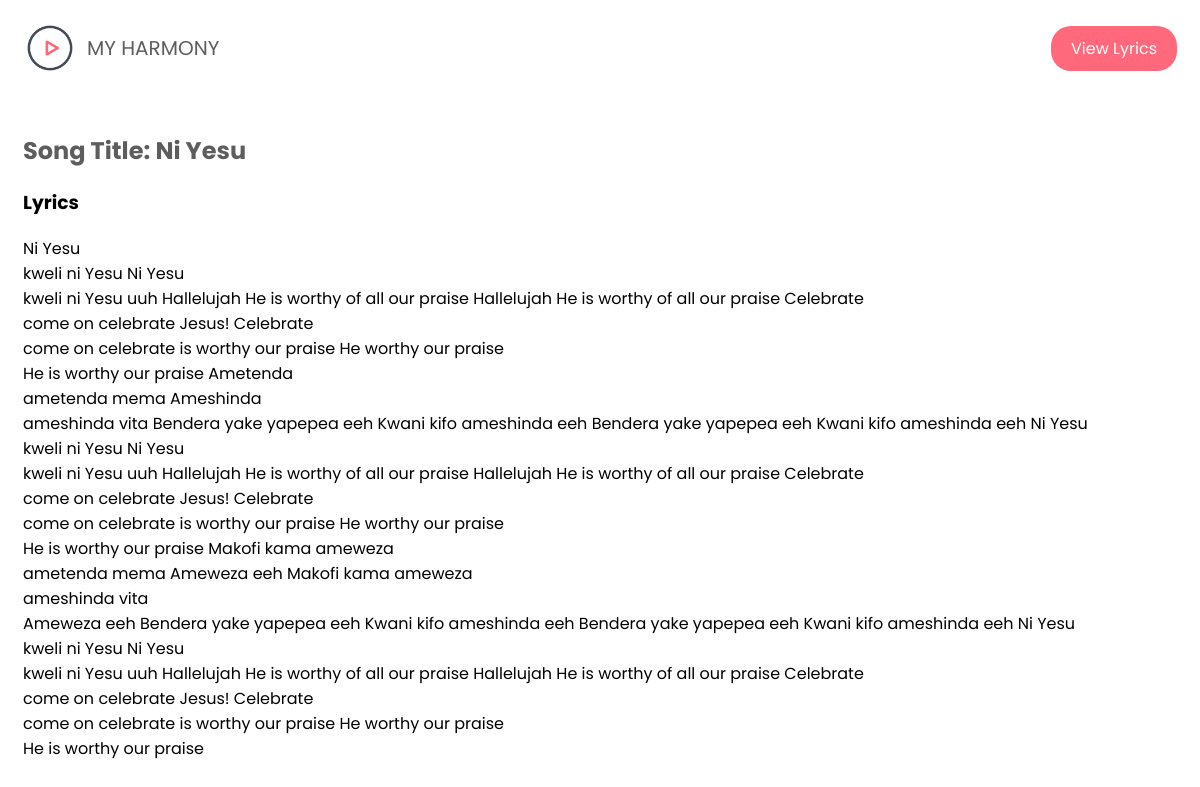
The page /song-details.php?id=8 on the database its author committed.
### tables this page shows
CREATE TABLE `songs` (
  `id` int(11) NOT NULL,
  `album_id` int(11) DEFAULT NULL,
  `title` varchar(255) NOT NULL,
  `lyrics` text DEFAULT NULL
);

### src/song-details.php (the view, shortened to what this page needs)
<?php
$config = include 'config.php';
$host = $config['DB_HOST'];
$username = $config['DB_USER'];
$password = $config['DB_PASSWORD'];
$database = $config['DB_DATABASE'];
$conn = new mysqli($host, $username, $password, $database);
if (isset($_GET['id'])) {
    $id = $_GET['id'];
    $result = $conn->query("SELECT * FROM songs WHERE id=$id");
    $song = $result->fetch_assoc();
} else {
    header('Location: index.php');
    exit();
}
?>
<!DOCTYPE html>
<html lang="en">
<head>
    <link rel="stylesheet" href="./assets/css/main.css">
</head>
<body>
    <div class="landing-page">
        <header id="navbar">
            <div class="container">
                <a href="./index.php" class="logo"><img src="./assets/images/favicon.ico" alt="logo">My Harmony</a>
                <ul class="links">
                    <a href="#lyrics">
                        <li>View Lyrics</li>
                    </a>
                </ul>
            </div>
        </header>
    </div>
    <section id="lyrics" class="details container">
        <h2>Song Title:
            <?php echo isset($song['title']) ? $song['title'] : 'Title not Available'; ?>
        </h2>
        <h3>Lyrics</h3>
        <p>
            <?php
            if (isset($song['lyrics'])) {
                $lyricsArray = array_map('trim', explode(", ", $song['lyrics']));
                $formattedLyrics = implode("<br>", $lyricsArray);
                echo $formattedLyrics;
            } else {
                echo 'Lyrics not Available';
            }
            ?>
        </p>
    </section>
</body>
</html>

### src/assets/css/main.css (style rules this page uses)
body { font-family: 'Poppins', sans-serif; }
a { text-decoration: none; }
ul { list-style: none; padding: 0; margin: 0; }
.container { padding-left: 15px; padding-right: 15px; margin-left: auto; margin-right: auto; }
@media (min-width: 768px) { .container { width: 750px; } }
@media (min-width: 992px) { .container { width: 970px; } }
@media (min-width: 1200px) { .container { width: 1170px; } }
.landing-page header { min-height: 80px; display: flex; }
.logo { display: flex; align-items: center; text-decoration: none; }
.logo img { height: 54px; width: 54px; margin-right: 10px; }
.landing-page header .container { display: flex; align-items: center; justify-content: space-between; }
.landing-page header .logo { color: #5d5d5d; text-transform: uppercase; font-size: 20px; }
.landing-page header .links { display: flex; align-items: center; }
.landing-page header .links li { margin-left: 30px; color: #5d5d5d; cursor: pointer; transition: .3s; }
.landing-page header .links li:last-child { border-radius: 20px; padding: 10px 20px; color: #FFF; background-color: #FF697B; }
.details { height: 100vh; padding-top: 25px; }
.details h2 { color: #5d5d5d; }

### rows shown on the page
songs: title "Ni Yesu", lyrics "Ni Yesu kweli ni Yesu Ni Yesu kweli ni Yesu uuh Hallelujah He is worthy of all our praise Hallelujah He is worthy of all our praise Celebrate come on celebrate Jesus! Celebrate come on celebrate is worthy our praise He worthy our praise He is worthy our praise Ametenda ametenda mema Ameshinda ameshinda vita Bendera yake yapepea eeh Kwani kifo ameshinda eeh Bendera yake yapepea eeh Kwani kifo ameshinda eeh Ni Yesu kweli ni Yesu Ni Yesu kweli ni Yesu uuh Hallelujah He is worthy of all our praise Hallelujah He is worthy of all our praise Celebrate come on celebrate Jesus! Celebrate come on celebrate is worthy our praise He worthy our praise He is worthy our praise Makofi kama ameweza ametenda…"
